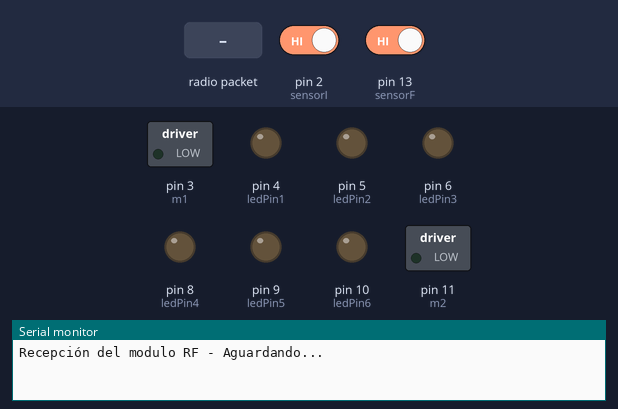
Recording of a sketch running on a simulated Arduino Uno, built with avr-gcc and run on an emulated ATmega328P. On the bench: switched loads named in the sketch (green lamp = pin HIGH), output pins drawn as LEDs (lit = HIGH), the last lines printed to the serial monitor. The inputs (shaded band) are chosen by the test bench; at power-on: pin 2 (sensorI) HIGH, pin 13 (sensorF) HIGH. No radio packets arrive unless stated.

Above: at 1.2 s.
1.3 s: radio packet "90" arrives
At 1.8 s:
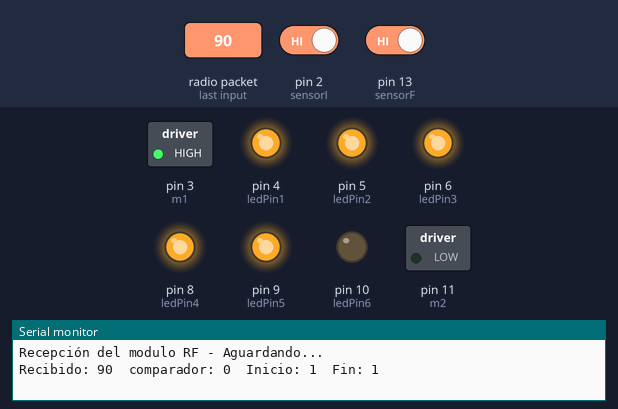
2.8 s: radio packet "200" arrives
At 4.0 s:
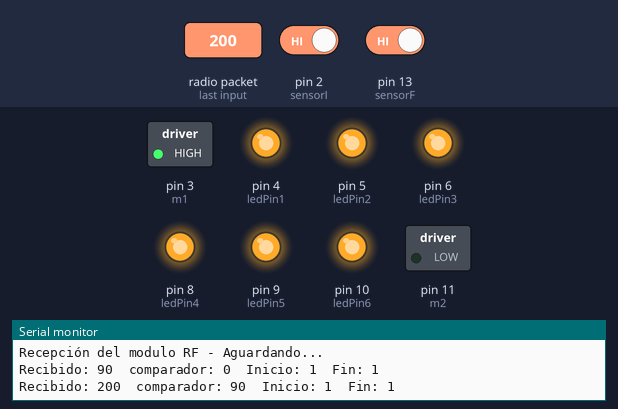
4.3 s: radio packet "90" arrives
At 5.3 s:
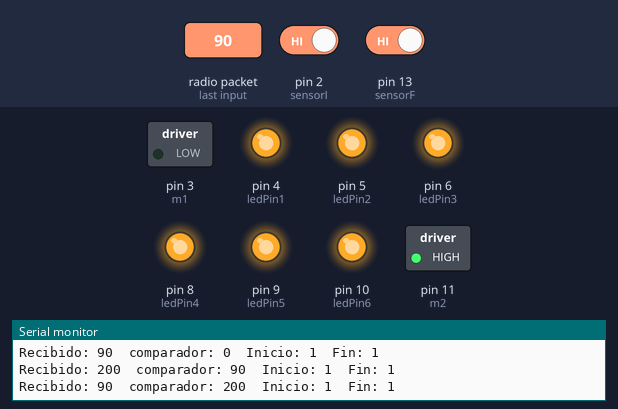
Timing chart, 0 to 7.3 s (numbered marks = the images above; inputs shaded):
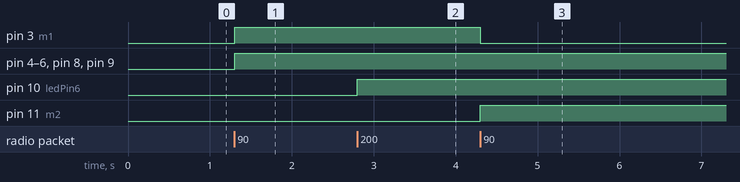

The sketch:

Prometeo_v2.ino
```cpp
// Proyecto Prometeo version 2
#include <VirtualWire.h>

byte sensorI = 2;
byte sensorF = 13;

byte m1 = 3;
byte m2 = 11;

const int ledPin1  = 4;
const int ledPin2  = 5;
const int ledPin3  = 6;
const int ledPin4  = 8;
const int ledPin5 = 9;
const int ledPin6  = 10;

// Variables para controlar nuestros motores
int val;

int valor_recibido_RF; // Valor leido por el arduino
char recibido_RF_char[4]; //Guarda el valor
int comparador;

void setup()
{
  Serial.begin(9600);
  pinMode(ledPin1, OUTPUT);
  pinMode(ledPin2, OUTPUT);
  pinMode(ledPin3, OUTPUT);
  pinMode(ledPin4, OUTPUT);
  pinMode(ledPin5, OUTPUT);
  pinMode(ledPin6, OUTPUT);
  pinMode(sensorI, INPUT);
  pinMode(sensorF, INPUT);
  pinMode(m1, OUTPUT);
  pinMode(m2, OUTPUT);
  vw_set_rx_pin(7);
  vw_setup(1000);
  vw_rx_start();
  Serial.println("Recepción del modulo RF - Aguardando...");
}

void loop()
{
  int presenciaI = digitalRead(sensorI);
  int presenciaF = digitalRead(sensorF);
  comparador = valor_recibido_RF;
  uint8_t buf[VW_MAX_MESSAGE_LEN];
  uint8_t buflen = VW_MAX_MESSAGE_LEN;

  if (vw_get_message(buf, &buflen))
  {
    int i;
    for (i = 0; i < buflen; i++)
    {
      //ordena los caracteres recibidos
      recibido_RF_char[i] = char(buf[i]);
    }
    recibido_RF_char[buflen] = '\0';

    //Convierte el valor recibido en integer
    valor_recibido_RF = atoi(recibido_RF_char);

    Serial.print("Recibido: ");
    Serial.print(valor_recibido_RF);
    Serial.print("  ");
    Serial.print("comparador: ");
    Serial.print(comparador);
    Serial.print("  ");
    Serial.print("Inicio: ");
    Serial.print(presenciaI);
    Serial.print("  ");
    Serial.print("Fin: ");
    Serial.println(presenciaF);

    // se mapea las señales y se convierte en salida al motor
    if (valor_recibido_RF >= 20)
    {
      val = map(valor_recibido_RF, 20, 100, 100, 255);

      if((presenciaI == 0)&&(presenciaF == 1))
      {
        subir();
        delay(100);
      }
      else if ((presenciaF == 0)&&(presenciaI == 1))
      {
        detener();
        delay(1000);
        bajar();
        delay(300);
      }
      else
      {

          if (valor_recibido_RF < 40) {
            digitalWrite(ledPin1, LOW);
            digitalWrite(ledPin2, LOW);
            digitalWrite(ledPin3, LOW);
            digitalWrite(ledPin4, LOW);
            digitalWrite(ledPin5, LOW);
            digitalWrite(ledPin6, LOW);
            detener();
          }

          if (comparador < valor_recibido_RF )  // si el comparador es menor al ultimo valor, bajar
          {
            if (valor_recibido_RF >= 45) {
              un_led();
              bajar();
            }
            if (valor_recibido_RF >= 55) {
              dos_leds();
              bajar();
            }
            if (valor_recibido_RF >= 65) {
              tres_leds();
              bajar();
            }
            if (valor_recibido_RF >= 75) {
              cuatro_leds();
              bajar();
            }
            if (valor_recibido_RF >= 85) {
              cinco_leds();
              bajar();
            }
            if (valor_recibido_RF >= 95) {
              seis_leds();
              bajar();
            }
          }

           else if (comparador > valor_recibido_RF)
           {
            if (valor_recibido_RF <= 45) {
              un_led();
              subir();
            }
            if (valor_recibido_RF <= 55) {
              dos_leds();
              subir();
            }
            if (valor_recibido_RF <= 65) {
              tres_leds();
              subir();
            }
            if (valor_recibido_RF <= 75) {
              cuatro_leds();
              subir();
            }
            if (valor_recibido_RF <= 85) {
              cinco_leds();
              subir();
            }
            if (valor_recibido_RF <= 95) {
              seis_leds();
              subir();
            }
        }
      }

  }
  delay(100);
  }
}

void apagar()
{
  digitalWrite(ledPin1, LOW);
  digitalWrite(ledPin2, LOW);
  digitalWrite(ledPin3, LOW);
  digitalWrite(ledPin4, LOW);
  digitalWrite(ledPin5, LOW);
  digitalWrite(ledPin6, LOW);
}
void bajar()
{
  digitalWrite(m1, HIGH);
  digitalWrite(m2, LOW);
}
void subir()
{
  digitalWrite(m1, LOW);
  digitalWrite(m2, HIGH);
}
void detener()
{
  digitalWrite(m1, LOW);
  digitalWrite(m2, LOW);
}
void un_led()
{
  digitalWrite(ledPin1, HIGH);
  digitalWrite(ledPin2, LOW);
  digitalWrite(ledPin3, LOW);
  digitalWrite(ledPin4, LOW);
  digitalWrite(ledPin5, LOW);
  digitalWrite(ledPin6, LOW);
}
void dos_leds()
{
  digitalWrite(ledPin1, HIGH);
  digitalWrite(ledPin2, HIGH);
  digitalWrite(ledPin3, LOW);
  digitalWrite(ledPin4, LOW);
  digitalWrite(ledPin5, LOW);
  digitalWrite(ledPin6, LOW);
}
void tres_leds()
{
  digitalWrite(ledPin1, HIGH);
  digitalWrite(ledPin2, HIGH);
  digitalWrite(ledPin3, HIGH);
  digitalWrite(ledPin4, LOW);
  digitalWrite(ledPin5, LOW);
  digitalWrite(ledPin6, LOW);
}
void cuatro_leds()
{
  digitalWrite(ledPin1, HIGH);
  digitalWrite(ledPin2, HIGH);
  digitalWrite(ledPin3, HIGH);
  digitalWrite(ledPin4, HIGH);
  digitalWrite(ledPin5, LOW);
  digitalWrite(ledPin6, LOW);
}
void cinco_leds()
{
  digitalWrite(ledPin1, HIGH);
  digitalWrite(ledPin2, HIGH);
  digitalWrite(ledPin3, HIGH);
  digitalWrite(ledPin4, HIGH);
  digitalWrite(ledPin5, HIGH);
  digitalWrite(ledPin6, LOW);
}
void seis_leds()
{
  digitalWrite(ledPin1, HIGH);
  digitalWrite(ledPin2, HIGH);
  digitalWrite(ledPin3, HIGH);
  digitalWrite(ledPin4, HIGH);
  digitalWrite(ledPin5, HIGH);
  digitalWrite(ledPin6, HIGH);
}
```

Measured:
- after the input at 1.3 s, pin 3 (m1), pin 4 (ledPin1), pin 5 (ledPin2), pin 6 (ledPin3), pin 8 (ledPin4), pin 9 (ledPin5): LOW → HIGH at once
- after the input at 2.8 s, pin 10 (ledPin6): LOW → HIGH at once
- after the input at 4.3 s, pin 3 (m1): HIGH → LOW at once; pin 11 (m2): LOW → HIGH at once
